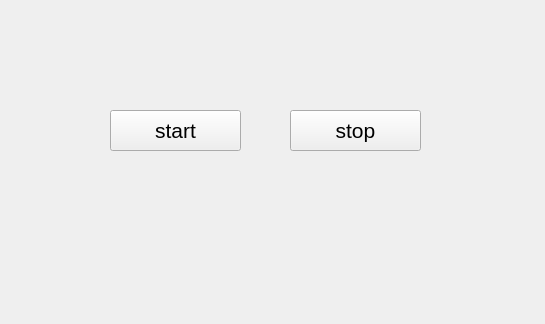
<?xml version="1.0" encoding="UTF-8"?>
<ui version="4.0">
 <class>Widget</class>
 <widget class="QWidget" name="Widget">
  <property name="geometry">
   <rect>
    <x>0</x>
    <y>0</y>
    <width>545</width>
    <height>324</height>
   </rect>
  </property>
  <property name="windowTitle">
   <string>快速入门熟悉qt</string>
  </property>
  <widget class="QPushButton" name="btn_start">
   <property name="geometry">
    <rect>
     <x>110</x>
     <y>110</y>
     <width>131</width>
     <height>41</height>
    </rect>
   </property>
   <property name="font">
    <font>
     <pointsize>16</pointsize>
    </font>
   </property>
   <property name="text">
    <string>start</string>
   </property>
  </widget>
  <widget class="QPushButton" name="btn_stop">
   <property name="geometry">
    <rect>
     <x>290</x>
     <y>110</y>
     <width>131</width>
     <height>41</height>
    </rect>
   </property>
   <property name="font">
    <font>
     <pointsize>16</pointsize>
    </font>
   </property>
   <property name="text">
    <string>stop</string>
   </property>
  </widget>
 </widget>
 <resources/>
 <connections/>
</ui>
